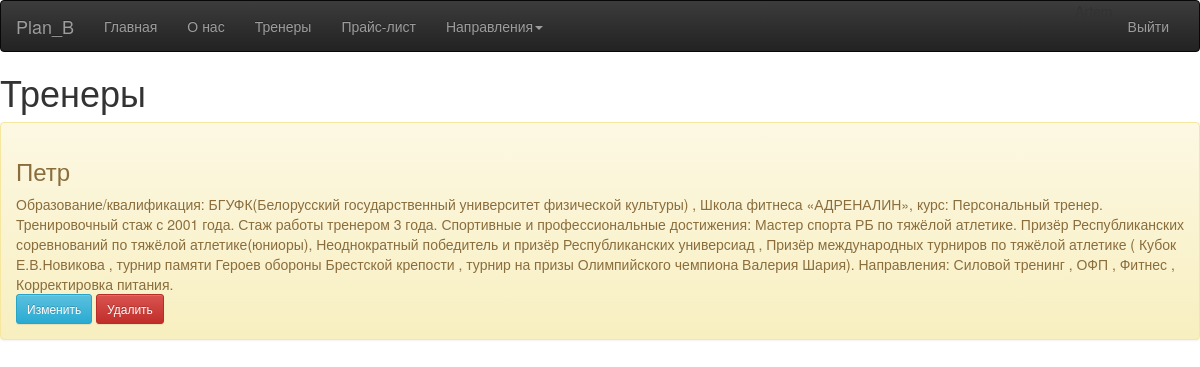
/coaches/10/ (signed in), run on the app's committed database.
### gymapp/models.py (models this page shows, shortened)
class Coaches(models.Model):
    name = models.CharField("Имя", max_length=15,)
    coach_information = models.TextField("Описание")
    class Meta:
        verbose_name = "Тренер"
        verbose_name_plural = "Тренеры"

### gymapp/views.py (the view)
# urls.py: path("coaches/<int:pk>/", views.CoachesDetailView.as_view(), name="coach-detail"),
class CoachesDetailView(PermissionRequiredMixin, DetailView):
    model = Coaches
    permission_required = ["gymapp.view_couches",
                           "gymapp.add_couches",
                           "gymapp.delete_couches"]
    fields = ("name",
              "coach_information")

### gymapp/templates/gymapp/coaches_detail.html (shortened to what this page needs)
{%extends "gymapp/base.html" %}
{% block content %}
<div class="features">
  <h1>Тренеры</h1>
  <div class="alert alert-warning">
      <h3>{{ object.name }}</h3>
      <p>{{ object.coach_information }}</p>
      <div>
        <a class="btn btn-info btn-sm mt -1 mb-1" href="{% url 'coach-update' object.pk %}">Изменить</a>
        <a class="btn btn-danger btn-sm mt -1 mb-1" href="{% url 'coach-delete' object.pk %}">Удалить</a>
      </div>
  </div>
</div>
{% endblock %}

### data on the page
Coaches: name "Петр", coach_information "Образование/квалификация: БГУФК(Белорусский государственный университет физической культуры) , Школа фитнеса «АДРЕНАЛИН», курс: Персональный тренер. Тренировочный стаж с 2001 года. Стаж работы тренером 3 года. Спортивные и профессиональные достижения: Мастер спорта РБ по тяжёлой атлетике. Призёр Республиканских соревнований по тяжёлой атлетике(юниоры), Неоднократный победитель и призёр Республиканских универсиад , Призёр международных турниров по тяжёлой атлетике ( Кубок Е.В.Новикова , турнир памяти Героев обороны Брестской крепости , турнир на призы Олимпийского чемпиона Валерия Шария). Направления: Силовой тренинг , ОФП , Фитнес , Корректировка питания."
